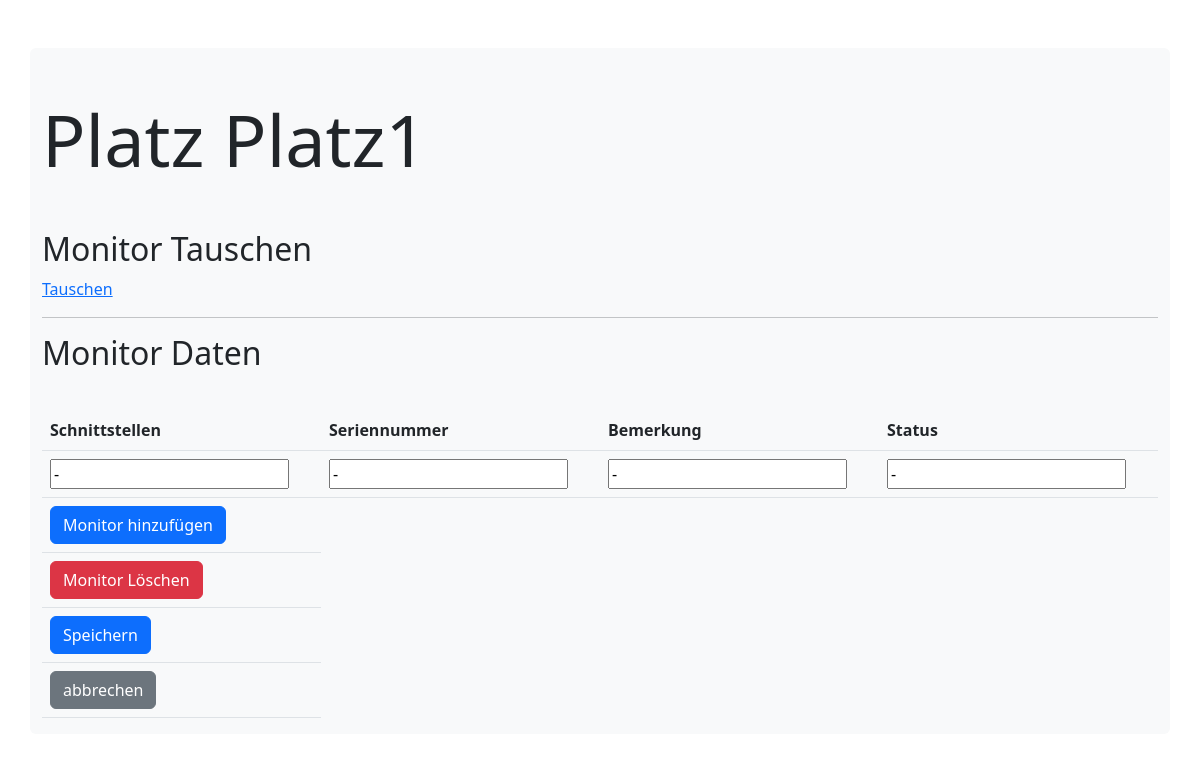
Page /itinventory/updatePlatzMonitor1/1 on the committed database.
### itinventory/models.py (models this page shows)
class Platz(models.Model):
  bezeichnung = models.CharField(max_length=50, null=True)
  room = models.ForeignKey(Rooms,on_delete=callable,null=True,default=None, related_name='Room')
  pc = models.ForeignKey(Pcs,on_delete=models.CASCADE, default=1,null=True)
  monitor1 = models.ForeignKey(Monitor,on_delete=callable, related_name='Monitor1', default=1,null=True)
  monitor2 = models.ForeignKey(Monitor,on_delete=callable, related_name='Monitor2', default=1,null=True)
  bemaerkung = models.CharField(max_length=300,default=None, null=True, blank=True)
  tastatur = models.BooleanField(default=False,null=True)
  maus = models.BooleanField(default=False,null=True)

class Monitor(models.Model):
      schnittstelle = models.CharField(max_length=255)
      serialnummer = models.CharField(max_length=55,default=None, null=True, blank=True)
      bemaerkung = models.CharField(max_length=300,default=None, null=True, blank=True)
      status = models.CharField(max_length=100,default=None, null=True, blank=True)

### itinventory/views.py (the view)
# urls.py: path('updatePlatzMonitor1/<int:id>', views.updatePlatzMonitor1, name='updatePlatzMonitor1'),
def updatePlatzMonitor1(request, id):
    myplaetze = Platz.objects.get(id=id)
    mymonitors1 = Monitor.objects.get(id=myplaetze.monitor1_id)
    template = loader.get_template('updateplatzmonitor1.html')
    context = {
        'myplaetze': myplaetze,
        'mymonitors1': mymonitors1,
    }
    return HttpResponse(template.render(context, request))

### itinventory/templates/updateplatzmonitor1.html (shortened to what this page needs)
{% load static %}
<!doctype html>
<html lang="en">
  <head>
    <link href="https://cdn.jsdelivr.net/npm/bootstrap@5.2.2/dist/css/bootstrap.min.css" rel="stylesheet">
    <link rel="icon" href="https://usercontent.one/wp/www.qa-rheinruhr.de/wp-content/uploads/favicon.png" sizes="32x32">  </head>
  <body>
    <div class="container bg-light rounded my-5" >
        <div class="row">
            <div class="col-12">
              <h1 class="display-2 my-5">Platz {{ myplaetze.bezeichnung }}</h1>
              <h2>Monitor Tauschen</h2>
              <a href="updateMonitor/">Tauschen</a>
              <hr>
              <h2>Monitor Daten</h2>
              <form action="/itinventory/updatePlatzMonitor1/updatePlatzMonitor1Record/{{myplaetze.id}}" method="post">
                <div class="table-responsive">
                  <table class="table">
                        <tr>
                          <th>Schnittstellen</th>
                          <th>Seriennummer</th>
                          <th>Bemerkung</th>
                          <th>Status</th>
                        </tr>
                        <tr>
                          <td><input type="text" name="schnittstelle" id="schnittstelle" value="{{ mymonitors1.schnittstelle }}"></td>
                          <td><input type="text" name="serialnummer" id="serialnummer" value="{{ mymonitors1.serialnummer }}"></td>
                          <td><input type="text" name="bemaerkung" id="bemaerkung" value="{{ mymonitors1.bemaerkung }}"></td>
                          <td><input type="text" name="status" id="status" value="{{ mymonitors1.status }}"></td>
                        </tr>
                        <tr>
                          <td>
                            <a href="/itinventory/addmonitor/{{ myplaetze.room_id }}" class="btn btn-primary">Monitor hinzufügen</a>
                          </td>
                        </tr>
                        <tr>
                          <td>
                            <a href="/itinventory/delmonitor/{{ myplaetze.id }}" class="btn btn-danger">Monitor Löschen</a>
                          </td>
                        </tr>
                        <tr>
                          <td><input type="submit" value="Speichern" placeholder="Speichern" class="btn btn-primary"></td>
                        </tr>
                        <tr>
                          <td><a href="/itinventory/platzviewFilter/{{ myplaetze.room_id }}" class="btn btn-secondary">abbrechen</a></td>
                        </tr>
                      </table>
                  </div>
              </form>
            </div>
        </div>
    </div>
  </body>
</html>

### rows in the picture
Platz: bezeichnung "Platz1"
Monitor: schnittstelle "-", serialnummer "-", bemaerkung "-", status "-"
